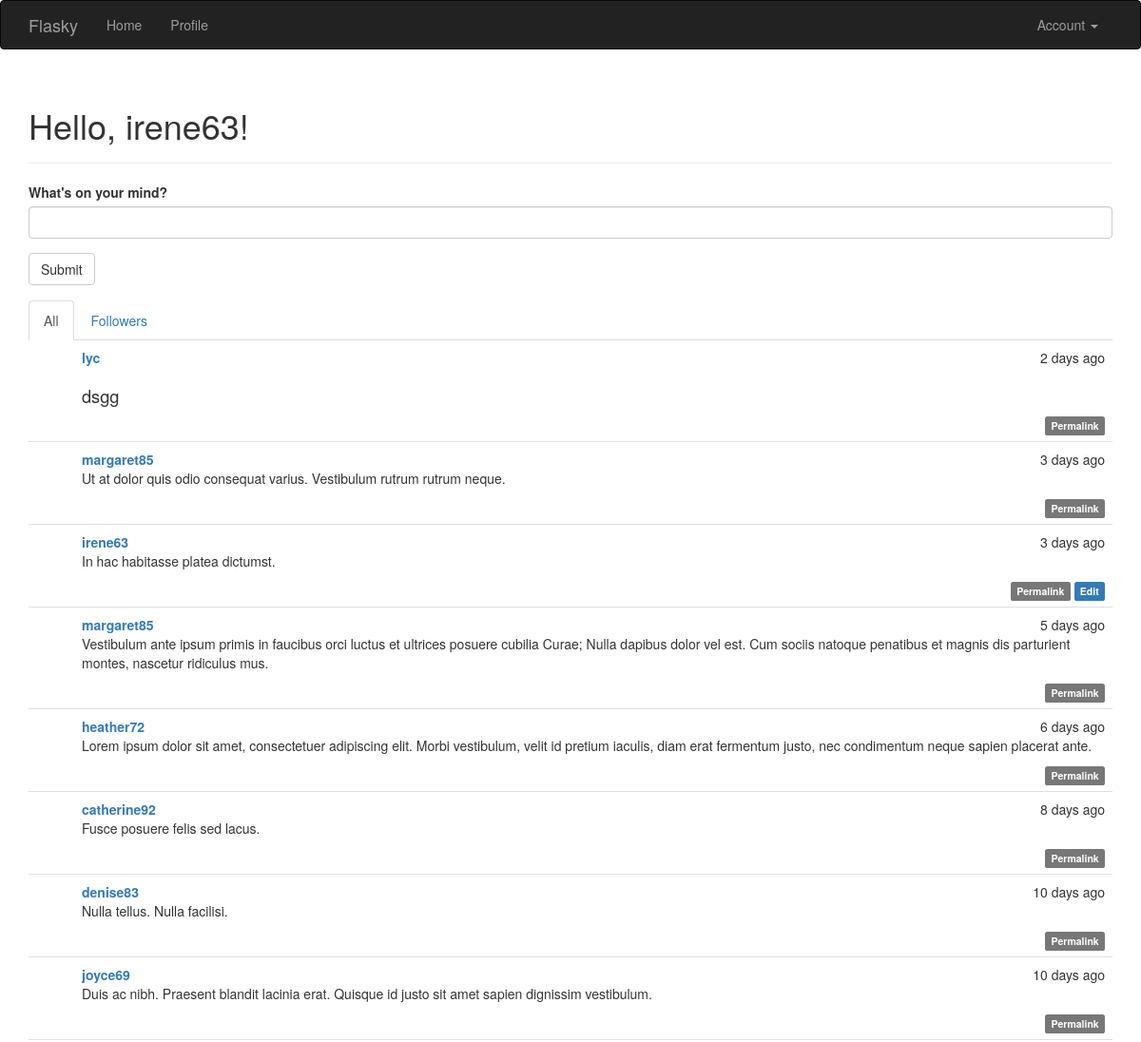
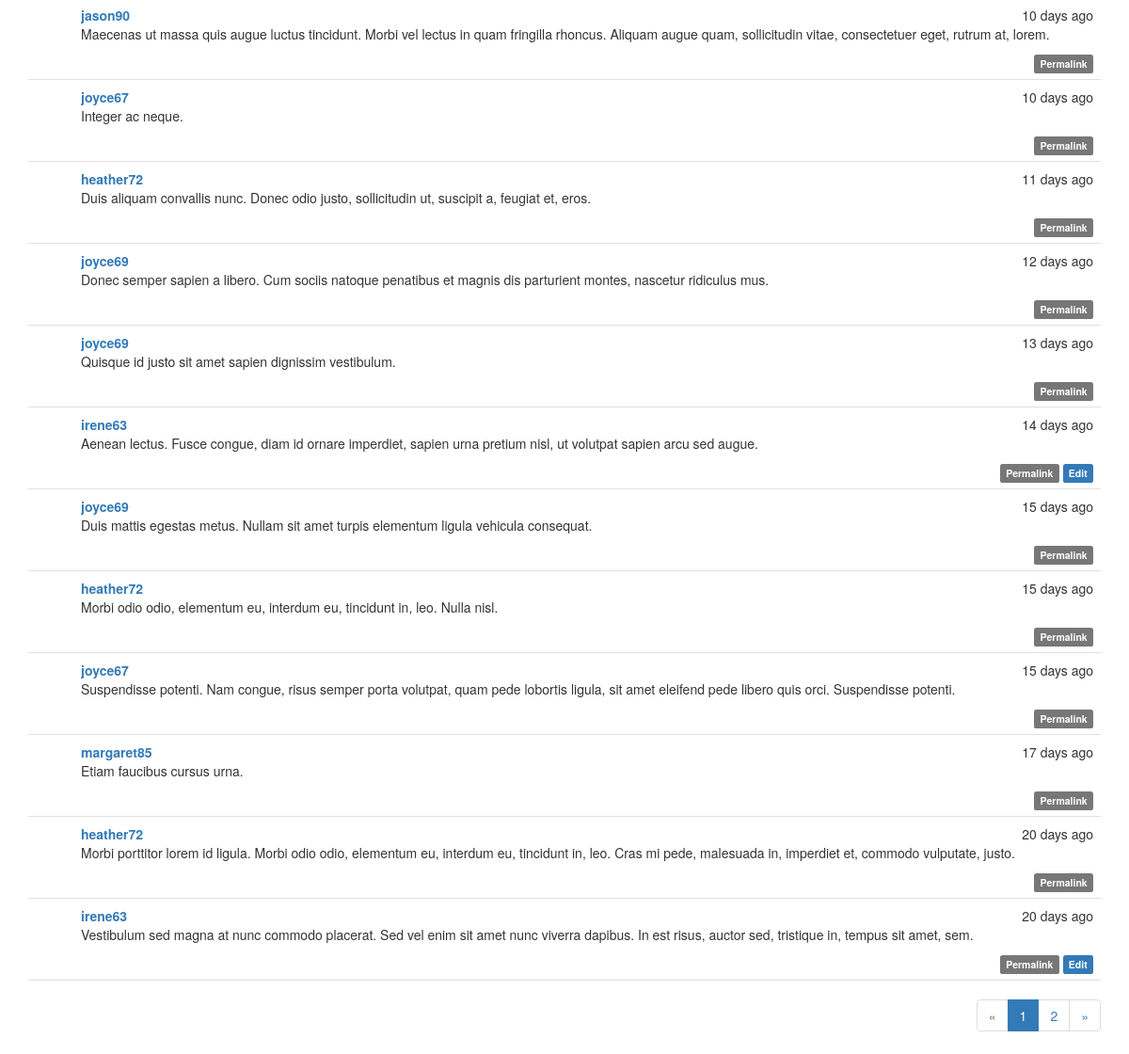
Page / (signed in) on the committed database (2 pictures, top to bottom).
### app/models.py (models this page shows, shortened)
class User(UserMixin, db.Model):
	__tablename__ = 'users'
	id = db.Column(db.Integer, primary_key=True)
	username = db.Column(db.String(64), unique=True, index=True)
	role_id = db.Column(db.Integer, db.ForeignKey('roles.id'))
	password_hash = db.Column(db.String(128))
	email = db.Column(db.String(64), unique = True, index = True)
	confirmed = db.Column(db.Boolean, default = False)
	name = db.Column(db.String(64))
	location = db.Column(db.String(64))
	about_me = db.Column(db.Text())
	member_since = db.Column(db.DateTime(), default = datetime.utcnow)
	last_seen = db.Column(db.DateTime(), default = datetime.utcnow)
	posts = db.relationship('Post', backref = 'author', lazy = 'dynamic')
	followed = db.relationship('Follow',
								foreign_keys = [Follow.follower_id],
								backref = db.backref('follower', lazy = 'joined'),
								lazy = 'dynamic',
								cascade = 'all, delete-orphan')
	followers = db.relationship('Follow',
								foreign_keys = [Follow.followed_id],
								backref = db.backref('followed', lazy = 'joined'),
								lazy = 'dynamic',
								cascade = 'all, delete-orphan')
	comments = db.relationship('Comment', backref = 'author', lazy = 'dynamic')
	@property
	def password(self):
		raise AttributeError('password is not a readable attribute')
	def can(self, permissions):
		return self.role is not None and \
			(self.role.permissions & permissions) == permissions
	def is_administrator(self):
		return self.can(Permission.ADMINISTER)
	def ping(self):
		self.last_seen = datetime.utcnow()
		db.session.add(self)

class Post(db.Model):
	__tablename__ = 'posts'
	id = db.Column(db.Integer, primary_key = True)
	body = db.Column(db.Text)
	timestamp = db.Column(db.DateTime, index = True, default = datetime.utcnow)
	author_id = db.Column(db.Integer, db.ForeignKey('users.id'))
	body_html = db.Column(db.Text)
	comments = db.relationship('Comment', backref = 'post', lazy = 'dynamic')

### app/main/views.py (the view)
@main.route('/', methods = ['GET', 'POST'])
def index():
	form = PostForm()
	if current_user.can(Permission.WRITE_ARTICLES) and \
			form.validate_on_submit():
		post = Post(body = form.body.data,
					author = current_user._get_current_object())
		db.session.add(post)
		return redirect(url_for('.index'))
	page = request.args.get('page', 1, type = int)
	show_followed = False
	if current_user.is_authenticated:
		show_followed = bool(request.cookies.get('show_followed', ''))
	if show_followed:
		query = current_user.followed_posts
	else:
		query = Post.query
	pagination = query.order_by(Post.timestamp.desc()).paginate(
		page, per_page = current_app.config['FLASKY_POSTS_PER_PAGE'],
		error_out = False)
	posts = pagination.items
	return render_template('index.html', form = form, posts = posts,
							show_followed = show_followed, pagination = pagination)

### app/main/forms.py
class PostForm(Form):
	body = PageDownField("What's on your mind?", validators = [Required()])
	submit = SubmitField('Submit')

### app/auth/views.py (called while the page is built)
@auth.before_app_request
def before_request():
	if current_user.is_authenticated:
		current_user.ping()
		if not current_user.confirmed\
				and request.endpoint[:5] != 'auth.'\
				and request.endpoint != 'static':
			return redirect(url_for('auth.unconfirmed'))

### app/main/__init__.py (called while the page is built)
@main.app_context_processor
def inject_permission():
	return dict(Permission = Permission)

### app/models.py (called while the page is built)
@login_manager.user_loader
def load_user(user_id):
	return User.query.get(int(user_id))

### app/templates/index.html (shortened to what this page needs)
{% extends "base.html" %}
{% import "bootstrap/wtf.html" as wtf %}
{% import "_macros.html" as macros %}
{% block page_content %}
<div class="page-header">
	<h1>Hello, {% if current_user.is_authenticated %}{{ current_user.username }}{% else %}Stranger{% endif %}!</h1>
</div>
<div>
	{% if current_user.can(Permission.WRITE_ARTICLES) %}
	{{ wtf.quick_form(form) }}
	{% endif %}
</div>
<div class="post-tabs">
	<ul class="nav nav-tabs">
		<li{% if not show_followed %} class="active"{% endif %}><a href="{{ url_for('.show_all') }}">All</a></li>
		{% if current_user.is_authenticated %}
		<li{% if show_followed %} class="active"{% endif %}><a href="{{ url_for('.show_followed') }}">Followers</a></li>
		{% endif %}
	</ul>
	{% include '_posts.html' %}
</div>
{% if pagination %}
<div class = "pagination">
	{{ macros.pagination_widget(pagination, '.index') }}
</div>
{% endif %}
{% endblock %}

### app/templates/_posts.html (shortened to what this page needs)
<ul class="posts">
	{% for post in posts %}
	<li class="post">
		<div class="post-content">
			<div class="post-date">{{ moment(post.timestamp).fromNow() }}</div>
			<div class="post-author"><a href="{{ url_for('.user', username=post.author.username) }}">{{ post.author.username }}</a></div>
			<div class="post-body">
				{% if post.body_html %}
					{{ post.body_html | safe }}
				{% else %}
					{{ post.body }}
				{% endif %}
			</div>
			<div class = "post-footer">
				<a href = "{{ url_for('.post', id = post.id) }}">
					<span class = "label label-default">Permalink</span>
				</a>
				{% if current_user == post.author %}
				<a href = "{{ url_for('.edit', id = post.id) }}">
					<span class = "label label-primary">Edit</span>
				</a>
				{% endif %}
			</div>
		</div>
	</li>
	{% endfor %}
</ul>

### app/static/styles.css (style rules this page uses)
div.post-tabs { margin-top: 16px; }
ul.posts { list-style-type: none; padding: 0px; margin: 16px 0px 0px 0px; border-top: 1px solid #e0e0e0; }
div.post-tabs ul.posts { margin: 0px; border-top: none; }
ul.posts li.post { padding: 8px; border-bottom: 1px solid #e0e0e0; }
div.post-date { float: right; }
div.post-author { font-weight: bold; }
div.post-content { margin-left: 48px; min-height: 48px; }
div.post-footer { text-align: right; }
div.pagination { width: 100%; text-align: right; padding: 0px; margin: 0px; }
.post-body h2 { font-size: 130%; }

### rows in the picture
User: username "irene63"
Post: timestamp "2 days ago", author.username "lyc", body_html "dsgg"
Post: timestamp "3 days ago", author.username "margaret85", body_html "Ut at dolor quis odio consequat varius. Vestibulum rutrum rutrum neque."
Post: timestamp "3 days ago", author.username "irene63", body_html "In hac habitasse platea dictumst."
Post: timestamp "5 days ago", author.username "margaret85", body_html "Vestibulum ante ipsum primis in faucibus orci luctus et ultrices posuere cubilia Curae; Nulla dapibus dolor vel est. Cum sociis natoque penatibus et magnis dis parturient montes, nascetur ridiculus mus."
Post: timestamp "6 days ago", author.username "heather72", body_html "Lorem ipsum dolor sit amet, consectetuer adipiscing elit. Morbi vestibulum, velit id pretium iaculis, diam erat fermentum justo, nec condimentum neque sapien placerat ante."
Post: timestamp "8 days ago", author.username "catherine92", body_html "Fusce posuere felis sed lacus."
Post: timestamp "10 days ago", author.username "denise83", body_html "Nulla tellus. Nulla facilisi."
Post: timestamp "10 days ago", author.username "joyce69", body_html "Duis ac nibh. Praesent blandit lacinia erat. Quisque id justo sit amet sapien dignissim vestibulum."
Post: timestamp "10 days ago", author.username "jason90", body_html "Maecenas ut massa quis augue luctus tincidunt. Morbi vel lectus in quam fringilla rhoncus. Aliquam augue quam, sollicitudin vitae, consectetuer eget, rutrum at, lorem."
Post: timestamp "10 days ago", author.username "joyce67", body_html "Integer ac neque."
Post: timestamp "11 days ago", author.username "heather72", body_html "Duis aliquam convallis nunc. Donec odio justo, sollicitudin ut, suscipit a, feugiat et, eros."
Post: timestamp "12 days ago", author.username "joyce69", body_html "Donec semper sapien a libero. Cum sociis natoque penatibus et magnis dis parturient montes, nascetur ridiculus mus."
Post: timestamp "13 days ago", author.username "joyce69", body_html "Quisque id justo sit amet sapien dignissim vestibulum."
Post: timestamp "14 days ago", author.username "irene63", body_html "Aenean lectus. Fusce congue, diam id ornare imperdiet, sapien urna pretium nisl, ut volutpat sapien arcu sed augue."
Post: timestamp "15 days ago", author.username "joyce69", body_html "Duis mattis egestas metus. Nullam sit amet turpis elementum ligula vehicula consequat."
Post: timestamp "15 days ago", author.username "heather72", body_html "Morbi odio odio, elementum eu, interdum eu, tincidunt in, leo. Nulla nisl."
Post: timestamp "15 days ago", author.username "joyce67", body_html "Suspendisse potenti. Nam congue, risus semper porta volutpat, quam pede lobortis ligula, sit amet eleifend pede libero quis orci. Suspendisse potenti."
Post: timestamp "17 days ago", author.username "margaret85", body_html "Etiam faucibus cursus urna."
Post: timestamp "20 days ago", author.username "heather72", body_html "Morbi porttitor lorem id ligula. Morbi odio odio, elementum eu, interdum eu, tincidunt in, leo. Cras mi pede, malesuada in, imperdiet et, commodo vulputate, justo."
Post: timestamp "20 days ago", author.username "irene63", body_html "Vestibulum sed magna at nunc commodo placerat. Sed vel enim sit amet nunc viverra dapibus. In est risus, auctor sed, tristique in, tempus sit amet, sem."

### other values in the picture
{{ p }} "1"
{{ p }} "2"
